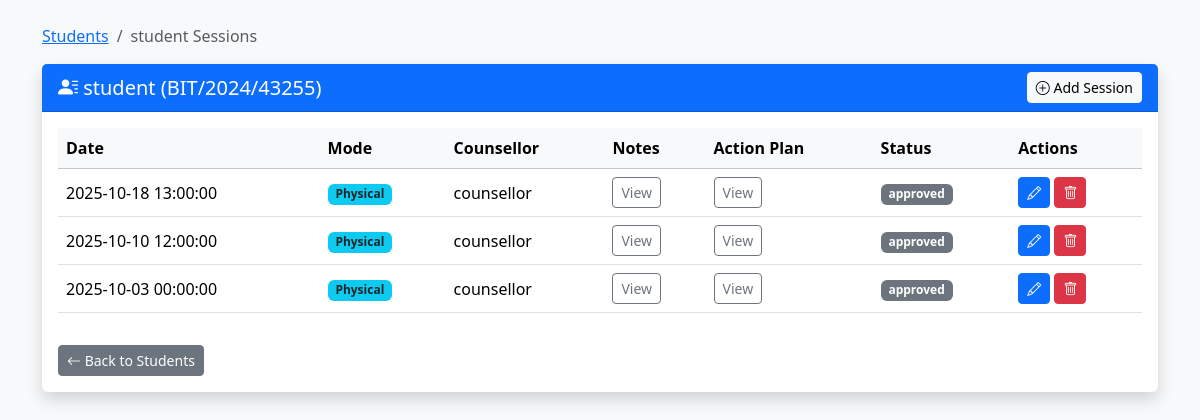
The app's page /sessions.php?student_id=8 with its own data.
### tables this page shows
CREATE TABLE `users` (
  `id` int(10) UNSIGNED NOT NULL,
  `reg_no` varchar(50) DEFAULT NULL,
  `name` varchar(150) NOT NULL,
  `email` varchar(150) NOT NULL,
  `profile_pic` varchar(255) DEFAULT NULL,
  `password_hash` varchar(255) NOT NULL,
  `role` varchar(20) NOT NULL DEFAULT 'student',
  `status` varchar(20) NOT NULL DEFAULT 'pending',
  `created_at` timestamp NOT NULL DEFAULT current_timestamp()
);

CREATE TABLE `sessions` (
  `id` int(10) UNSIGNED NOT NULL,
  `student_id` int(10) UNSIGNED NOT NULL,
  `counsellor_id` int(10) UNSIGNED NOT NULL,
  `session_date` datetime NOT NULL,
  `mode` varchar(50) DEFAULT NULL,
  `notes` text DEFAULT NULL,
  `action_plan` text DEFAULT NULL,
  `status` varchar(50) DEFAULT 'Pending',
  `created_at` datetime DEFAULT current_timestamp(),
  `updated_at` datetime DEFAULT current_timestamp() ON UPDATE current_timestamp()
);

### sessions.php (the view, shortened to what this page needs)
<?php
require 'db.php';
$student_id = intval($_GET['student_id']);
try {
    $stmt = $pdo->prepare("SELECT id, reg_no, name FROM users WHERE id = ?");
    $stmt->execute([$student_id]);
    $student = $stmt->fetch(PDO::FETCH_ASSOC);
    $stmt = $pdo->prepare("SELECT s.id, s.session_date, s.mode, s.notes, s.action_plan, s.status,
                                  u.name AS counsellor_name
                           FROM sessions s
                           JOIN users u ON s.counsellor_id = u.id
                           WHERE s.student_id = ?
                           ORDER BY s.session_date DESC");
    $stmt->execute([$student_id]);
    $sessions = $stmt->fetchAll(PDO::FETCH_ASSOC);
} catch (PDOException $e) {
    die("Error fetching sessions: " . $e->getMessage());
}
?>
<!DOCTYPE html>
<html lang="en">
<head>
    <link href="https://cdn.jsdelivr.net/npm/bootstrap@5.3.3/dist/css/bootstrap.min.css" rel="stylesheet">
    <link href="https://cdn.jsdelivr.net/npm/bootstrap-icons@1.11.3/font/bootstrap-icons.css" rel="stylesheet">
</head>
<body class="bg-light">
<div class="container mt-4">
    <nav aria-label="breadcrumb">
        <ol class="breadcrumb">
            <li class="breadcrumb-item"><a href="students.php">Students</a></li>
            <li class="breadcrumb-item active" aria-current="page"><?= htmlspecialchars($student['name']) ?> Sessions</li>
        </ol>
    </nav>
    <div class="card shadow border-0">
        <div class="card-header bg-primary text-white d-flex justify-content-between align-items-center">
            <h5 class="mb-0">
                <i class="bi bi-person-lines-fill"></i>
                <?= htmlspecialchars($student['name']) ?> (<?= htmlspecialchars($student['reg_no']) ?>)
            </h5>
            <a href="add_session.php?student_id=<?= $student['id'] ?>" class="btn btn-light btn-sm">
                <i class="bi bi-plus-circle"></i> Add Session
            </a>
        </div>
        <div class="card-body">
            <?php if (empty($sessions)): ?>
                <div class="alert alert-info">
                    <i class="bi bi-info-circle"></i> No sessions found for this student.
                </div>
            <?php else: ?>
                <div class="table-responsive">
                    <table class="table align-middle table-hover">
                        <thead class="table-light">
                            <tr>
                                <th>Date</th>
                                <th>Mode</th>
                                <th>Counsellor</th>
                                <th>Notes</th>
                                <th>Action Plan</th>
                                <th>Status</th>
                                <th>Actions</th>
                            </tr>
                        </thead>
                        <tbody>
                            <?php foreach ($sessions as $s): ?>
                                <tr>
                                    <td><?= htmlspecialchars($s['session_date']) ?></td>
                                    <td><span class="badge bg-info text-dark"><?= htmlspecialchars($s['mode']) ?></span></td>
                                    <td><?= htmlspecialchars($s['counsellor_name']) ?></td>
                                    <td>
                                        <button class="btn btn-sm btn-outline-secondary"
                                                type="button"
                                                data-bs-toggle="collapse"
                                                data-bs-target="#notes<?= $s['id'] ?>">
                                            View
                                        </button>
                                    </td>
                                    <td>
                                        <button class="btn btn-sm btn-outline-secondary"
                                                type="button"
                                                data-bs-toggle="collapse"
                                                data-bs-target="#plan<?= $s['id'] ?>">
                                            View
                                        </button>
                                    </td>
                                    <td>
                                        <?php
                                            $badgeClass = match ($s['status']) {
                                                'Completed' => 'bg-success',
                                                'Pending'   => 'bg-warning text-dark',
                                                'Cancelled' => 'bg-danger',
                                                default     => 'bg-secondary'
                                            };
                                        ?>
                                        <span class="badge <?= $badgeClass ?>">
                                            <?= htmlspecialchars($s['status']) ?>
                                        </span>
                                    </td>
                                    <td>
                                        <a href="edit_session.php?id=<?= $s['id'] ?>&student_id=<?= $student['id'] ?>"
                                           class="btn btn-sm btn-primary">
                                           <i class="bi bi-pencil"></i>
                                        </a>
                                        <a href="delete_session.php?id=<?= $s['id'] ?>&student_id=<?= $student['id'] ?>"
                                           class="btn btn-sm btn-danger"
                                           onclick="return confirm('Are you sure you want to delete this session?')">
                                           <i class="bi bi-trash"></i>
                                        </a>
                                    </td>
                                </tr>
                            <?php endforeach; ?>
                        </tbody>
                    </table>
                </div>
            <?php endif; ?>
            <a href="students.php" class="btn btn-secondary btn-sm mt-3">
                <i class="bi bi-arrow-left"></i> Back to Students
            </a>
        </div>
    </div>
</div>
</body>
</html>

### records on screen
users: name "student", reg_no "BIT/2024/43255"
sessions: session_date "2025-10-18 13:00:00", mode "Physical", counsellor.name "counsellor", status "approved"
sessions: session_date "2025-10-10 12:00:00", mode "Physical", counsellor.name "counsellor", status "approved"
sessions: session_date "2025-10-03 00:00:00", mode "Physical", counsellor.name "counsellor", status "approved"
